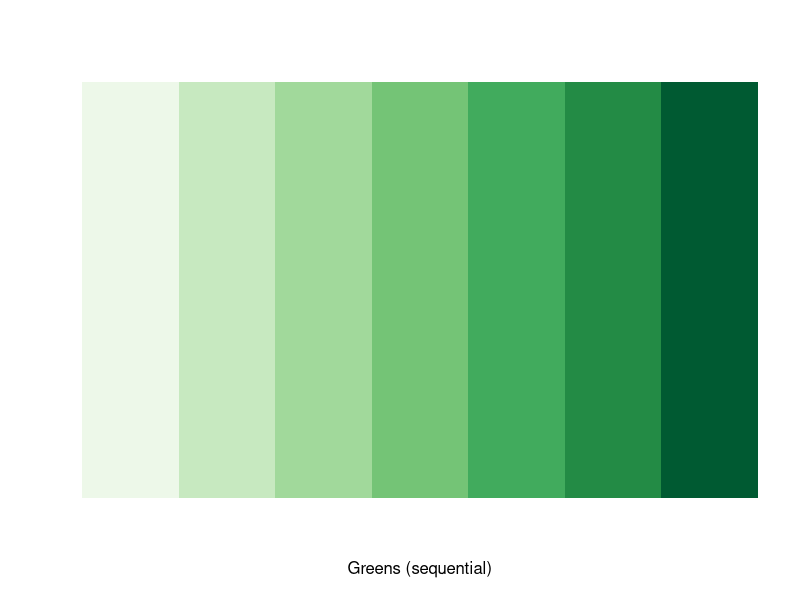
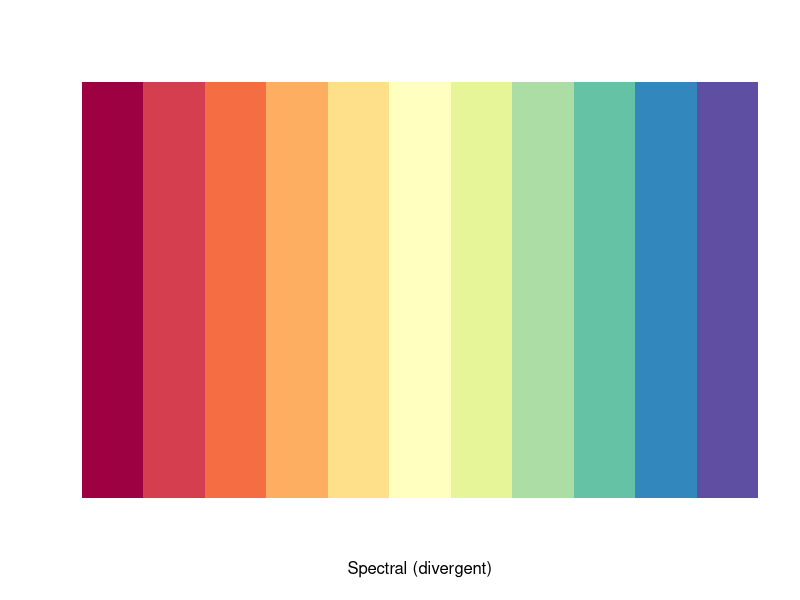
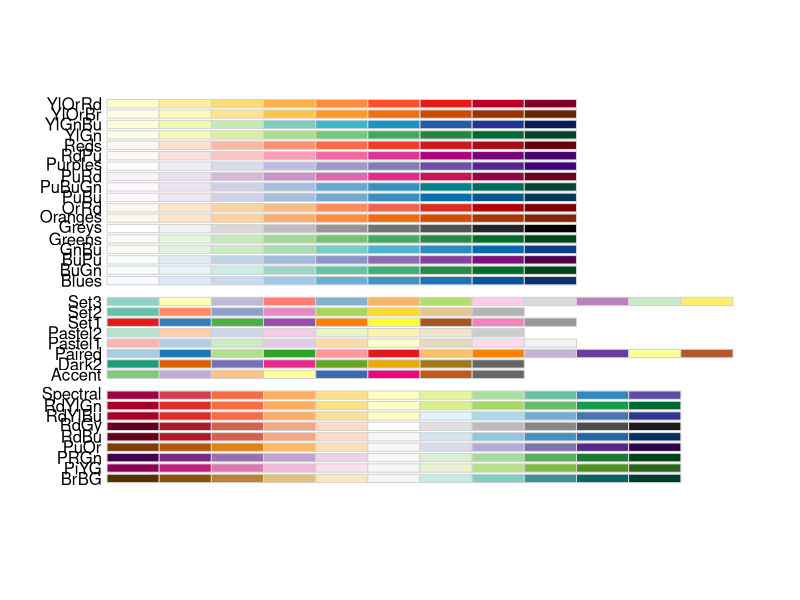

The R source for these figures, in order: (Note: this script raises an error after producing the figures.)
###Heat Map of temporal gene expression###
#
#
#install.packages("RColorBrewer")
library("RColorBrewer")

## create a sequential palette for usage and show colors
mypalette<-brewer.pal(7,"Greens")
image(1:7,1,as.matrix(1:7),col=mypalette,xlab="Greens (sequential)",
      ylab="",xaxt="n",yaxt="n",bty="n")
## display a divergent palette
display.brewer.pal(11,"Spectral")

display.brewer.all(n=NULL, type="all", select=NULL, exact.n=TRUE,
                   colorblindFriendly=FALSE)

##test heatmap for linear scale data - too skewed for a good heatmap
heatmap.2(NormELT7matrix[80:100,], Colv = F, dendrogram = "row", colsep = c(3,6,9), trace = "none", scale = "row")

#labels for the twelve columns
heatnames <- c("0hr_1","0hr_2","0hr_3","6hr_1","6hr_2","6hr_3","12hr_1","12hr_2","12hr_3","24hr_1","24hr_2","24hr_3")

#log2 gene expression heat map
logNormELT7 <- log2(NormELT7matrix+1)
head(logNormELT7)
heatmap.2(logNormELT7[2000:3000,], Colv = F, Rowv = T, dendrogram = "none", colsep = c(3,6,9),
          trace = "none", labRow = NA, labCol = heatnames, adjCol = 0.8, col = rev(brewer.pal(9, "BuGn")),
          key.title = NA, key.xlab = "log2 Gene Expression", density.info = "density")

###full log2 expression heat map - LONG RUN TIME
heatmap.2(logNormELT7, Colv = F, Rowv = T, dendrogram = "none", colsep = c(3,6,9),
          trace = "none", labRow = NA, labCol = heatnames, adjCol = 0.8, col = rev(brewer.pal(9, "PuBu")),
          key.title = NA, key.xlab = "log2 Gene Expression", density.info = "density")
###

###Duplicate for control data (different color heatmap)
logNormGFP <- log2(NormGFPmatrix+1)
head(logNormGFP)

heatmap.2(logNormGFP, Colv = F, Rowv = T, dendrogram = "none", colsep = c(3,6,9),
          trace = "none", labRow = NA, labCol = heatnames, adjCol = 0.8, col = rev(brewer.pal(9, "BuGn")),
          key.title = NA, key.xlab = "log2 Gene Expression", density.info = "density")
###